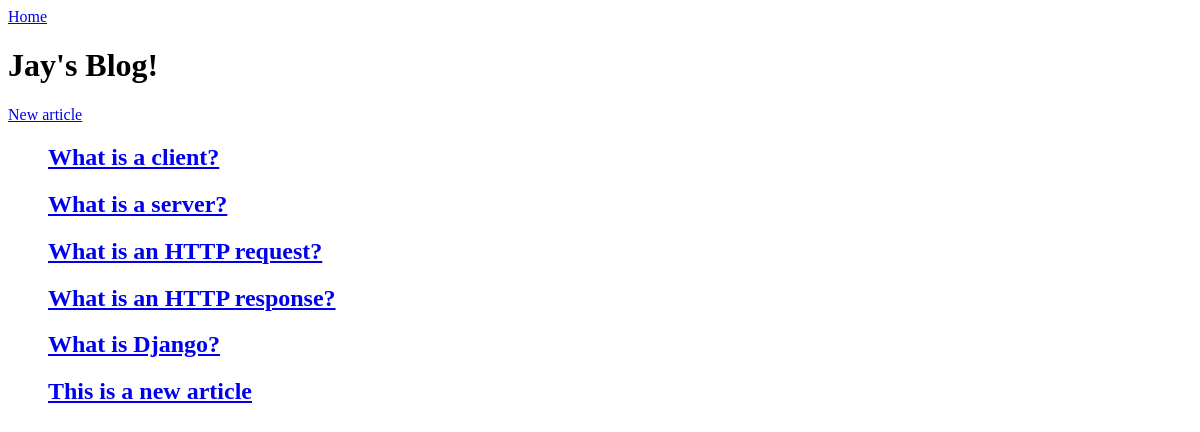
Page /home/ on the earlier database version.
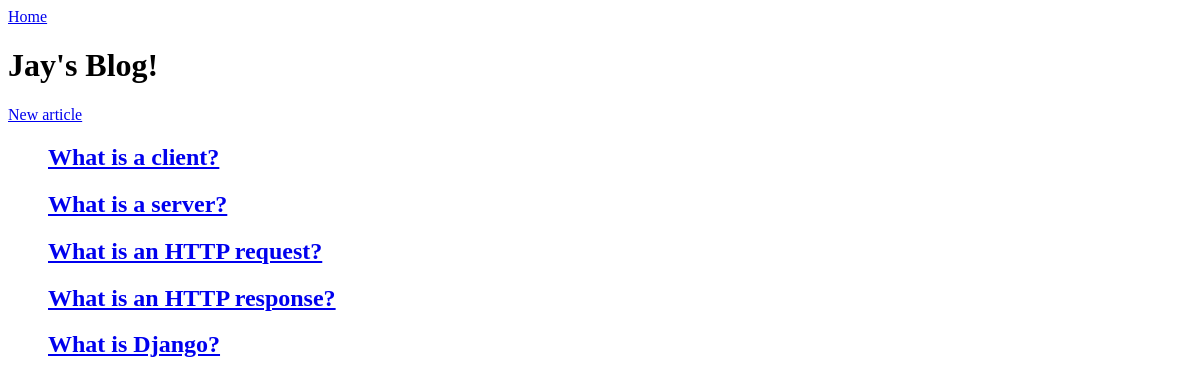
Same page on the later database version.
### blog_app/models.py (models this page shows, shortened)
class Article(models.Model):
    title = models.CharField(max_length=255, null=False)
    body = models.TextField()
    draft = models.BooleanField(default=True)
    published_date = models.DateField()
    author = models.CharField(max_length=255, null=False)

### blog_app/views.py (the view)
# urls.py: 2. Add a URL to urlpatterns:  path('', views.home, name='home')
def home(request):
    all_articles = Article.objects.all() # .order_by("-published_date")
    return render(request, 'index.html',  {
        'articles': all_articles,
        'topics': Topic.objects.all(),
    })

### blog_app/templates/index.html (shortened to what this page needs)
{% extends 'base.html' %}
{% block content %}
        <h1>Jay's Blog! </h1>
        <a href="/article/new" > New article </a>
        <ul>
            {% for article in articles %}
                <div class="post">
                    <a href="{% url 'post_details' id=article.pk %}" >
                    <h2>{{article.title}}</h2>
                    </a>
                </div>
            {% endfor %}
        </ul>
{% endblock %}

Differences in the rows shown:
removed Article: title "This is a new article"
